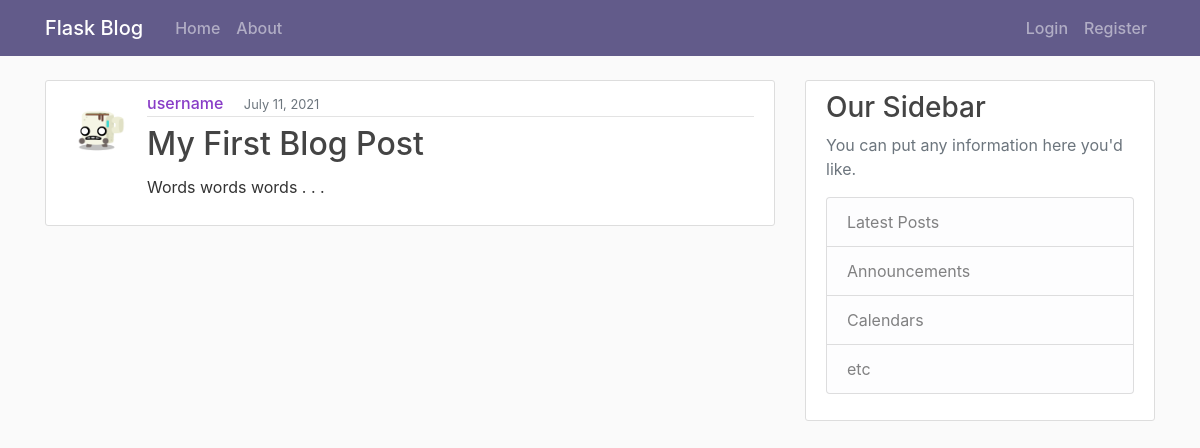
/post/1, run on the app's committed database.
### flaskblog/models.py (models this page shows, shortened)
class User(db.Model, UserMixin):
    id = db.Column(db.Integer, primary_key=True)
    username = db.Column(db.String(20), unique=True, nullable=False)
    email = db.Column(db.String(120), unique=True, nullable=False)
    image_file = db.Column(db.String(20), nullable=False, default='default.jpg')
    password = db.Column(db.String(60), nullable=False)
    posts = db.relationship('Post', backref='author', lazy=True)

class Post(db.Model):
    id = db.Column(db.Integer, primary_key=True)
    title = db.Column(db.String(100), nullable=False)
    date_posted = db.Column(db.DateTime, nullable=False, default=datetime.utcnow)
    content = db.Column(db.Text, nullable=False)
    user_id = db.Column(db.Integer, db.ForeignKey('user.id'), nullable=False)

### flaskblog/routes.py (the view)
@app.route('/post/<int:post_id>')
def post(post_id):
    post = Post.query.get_or_404(post_id)
    return render_template('post.html',
                           title=post.title,
                           post=post)

### flaskblog/templates/post.html (shortened to what this page needs)
{% extends 'layout.html' %}
{% block content %}
<article class="media content-section">
    <img class="rounded-circle article-img"
        src="{{ url_for('static', filename='profile_pics/' + post.author.image_file) }}"
        alt="author profile image"
    />
        <div class="media-body">
            <div class="article-metadata">
                <a class="mr-3" href="#">{{ post.author.username }}</a>
                <small class="text-muted">{{ post.date_posted.strftime('%B %d, %Y') }}</small>
            </div>
            <h2 class="article-title py-1">{{ post.title }}</h2>
            <p class="article-content">{{ post.content }}</p>
        </div>
</article>
{% endblock content %}

### flaskblog/static/css/main.css (style rules this page uses)
body { background: #fafafa; color: #333333; margin-top: 5rem; }
h1, h2, h3, h4, h5, h6 { color: #444444; }
.content-section { background: #fff; padding: 10px 20px; border: 1px solid #dddddd; border-radius: 3px; margin-bottom: 20px; }
.article-title { color: #444444; }
.article-content { white-space: pre-line; }
.article-img { height: 65px; width: 65px; margin-right: 16px; }
.article-metadata { padding-bottom: 1px; margin-bottom: 4px; border-bottom: 1px solid #e3e3e3 }
.article-metadata a { color: #883cc7; font-weight: 500; text-decoration: none; }

### data on the page
User: image_file (picture), author.username "username"
Post: date_posted "July 11, 2021", title "My First Blog Post", content "Words words words . . ."
